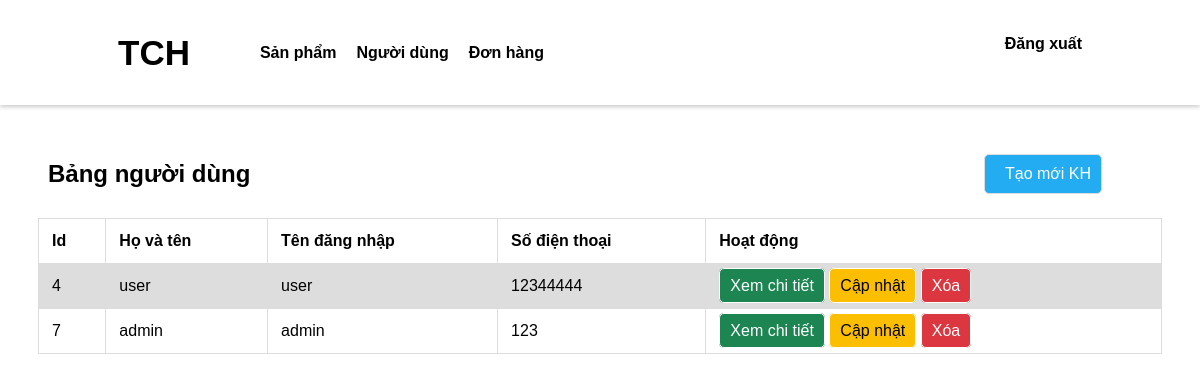
Screenshot of /admin/quanLyKH.php (signed in) with the database file from the repository.
### tables this page shows
CREATE TABLE `nguoi_dung` (
  `id` bigint NOT NULL AUTO_INCREMENT,
  `id_vai_tro` int DEFAULT NULL,
  `ho_ten` varchar(50) DEFAULT NULL,
  `gioi_tinh` varchar(50) DEFAULT NULL,
  `so_dien_thoai` varchar(50) DEFAULT NULL,
  `dia_chi` varchar(50) DEFAULT NULL,
  `ten_dang_nhap` varchar(50) DEFAULT NULL,
  `mat_khau` varchar(50) DEFAULT NULL,
  PRIMARY KEY (`id`),
  KEY `fk_nguoi_dung_vai_tro` (`id_vai_tro`),
  CONSTRAINT `fk_nguoi_dung_vai_tro` FOREIGN KEY (`id_vai_tro`) REFERENCES `vai_tro` (`id`)
);

### php/admin/getAllObject.php (called while the page is built, shortened)
<?php
function getAll_object($con, $tableName)
{
    $sql = "SELECT * FROM $tableName";
    $Users = [];
    $stmt = $con->prepare($sql);
    if ($stmt) {
        $stmt->execute();
        $result = $stmt->get_result();
        while ($user = $result->fetch_assoc()) {
            $Users[] = $user;
        }
        return $Users;
    }
    return [];
}

### admin/quanLyKH.php (the view, shortened to what this page needs)
<!DOCTYPE html>
<html lang="en">
<head>
    <link rel="stylesheet" href="css/quanLy.css">
</head>
<body>
    <?php
    require('layout/header.php');
    require('../php/admin/getAllObject.php');
    $users = getAll_object($con, 'nguoi_dung');
    ?>
    <div class="quanLyDH">
        <div class="title">
            <h2>Bảng người dùng</h2>
            <a href="dangKy.php" class="create">Tạo mới KH</a>
        </div>
        <table>
            <tr>
                <th>Id</th>
                <th>Họ và tên</th>
                <th>Tên đăng nhập</th>
                <th>Số điện thoại</th>
                <th>Hoạt động</th>
            </tr>
            <?php
            foreach ($users as $user) {
            ?>
                <tr>
                    <td><?php echo $user['id'] ?></td>
                    <td><?php echo $user['ho_ten'] ?></td>
                    <td><?php echo $user['ten_dang_nhap'] ?></td>
                    <td><?php echo $user['so_dien_thoai'] ?></td>
                    <td>
                        <a href="xemCT_KH.php?id=<?php echo $user['id'] ?>"" style=" background-color: #1C8552; color : white;">Xem chi tiết</a>
                        <a href="capNhat_KH.php?id=<?php echo $user['id'] ?>"" style=" background-color: #FBBE00; color : black;">Cập nhật</a>
                        <a href="xoa_KH.php?id=<?php echo $user['id'] ?>" style=" background-color: #DC3640; color : white;">Xóa</a>
                    </td>
                </tr>
            <?php
            }
            ?>
        </table>
    </div>
</body>
</html>

### admin/css/quanLy.css (style rules this page uses)
body { font-family: Arial, sans-serif; }
.quanLyDH { margin: 130px 30px; height: 100vh; }
.quanLyDH table { font-family: arial, sans-serif; border-collapse: collapse; width: 100%; }
td, th { border: 1px solid #dddddd; text-align: left; padding: 13px; }
tr:nth-child(even) { background-color: #dddddd; }
td a, .create { text-decoration: none; padding: 8px 10px; border: 1px solid white; border-radius: 5px; width: 6px; }
.title { display: flex; justify-content: space-between; align-items: center; padding: 10px; }
.title .create { background-color: #24ACF2; color: white; padding: 10px 20px; margin: 0 50px; padding-right: 90px; border: 1px solid #ddd; border-radius: 5px; display: inline-block; text-align: center; text-decoration: none; white-space: nowrap; }
td a, .title .create:hover { background-color: #1c8cd1; }

### rows the page displays
nguoi_dung: id "4", ho_ten "user", ten_dang_nhap "user", so_dien_thoai "12344444"
nguoi_dung: id "7", ho_ten "admin", ten_dang_nhap "admin", so_dien_thoai "123"
